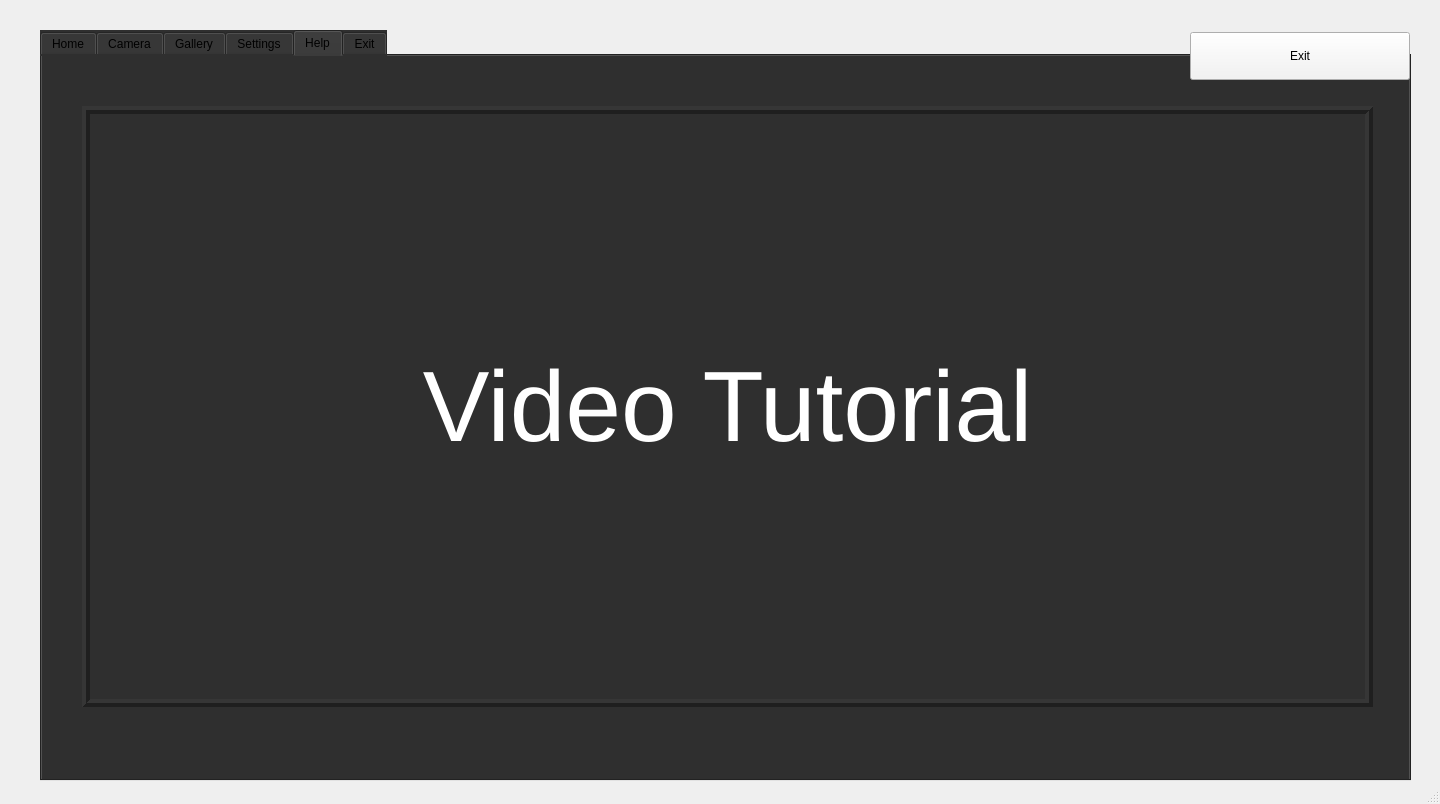
<?xml version="1.0" encoding="UTF-8"?>
<ui version="4.0">
 <class>MainWindow</class>
 <widget class="QMainWindow" name="MainWindow">
  <property name="geometry">
   <rect>
    <x>0</x>
    <y>0</y>
    <width>1440</width>
    <height>804</height>
   </rect>
  </property>
  <property name="windowTitle">
   <string>MainWindow</string>
  </property>
  <property name="windowIcon">
   <iconset resource="res.qrc">
    <normaloff>:/image/logo.jpg</normaloff>:/image/logo.jpg</iconset>
  </property>
  <widget class="QWidget" name="centralwidget">
   <widget class="QWidget" name="widget" native="true">
    <property name="geometry">
     <rect>
      <x>30</x>
      <y>20</y>
      <width>1391</width>
      <height>781</height>
     </rect>
    </property>
    <widget class="QTabWidget" name="tabWidget">
     <property name="geometry">
      <rect>
       <x>10</x>
       <y>10</y>
       <width>1371</width>
       <height>751</height>
      </rect>
     </property>
     <property name="layoutDirection">
      <enum>Qt::LeftToRight</enum>
     </property>
     <property name="autoFillBackground">
      <bool>false</bool>
     </property>
     <property name="styleSheet">
      <string notr="true">background-color: rgb(47, 47, 47);</string>
     </property>
     <property name="tabPosition">
      <enum>QTabWidget::North</enum>
     </property>
     <property name="tabShape">
      <enum>QTabWidget::Rounded</enum>
     </property>
     <property name="currentIndex">
      <number>4</number>
     </property>
     <property name="iconSize">
      <size>
       <width>159</width>
       <height>40</height>
      </size>
     </property>
     <property name="elideMode">
      <enum>Qt::ElideLeft</enum>
     </property>
     <property name="usesScrollButtons">
      <bool>false</bool>
     </property>
     <property name="movable">
      <bool>false</bool>
     </property>
     <widget class="QWidget" name="Home">
      <property name="styleSheet">
       <string notr="true">background-color: rgb(47, 47, 47);
</string>
      </property>
      <attribute name="icon">
       <iconset>
        <normalon>home.jpg</normalon>
       </iconset>
      </attribute>
      <attribute name="title">
       <string>Home</string>
      </attribute>
      <widget class="QLabel" name="labelHome">
       <property name="geometry">
        <rect>
         <x>40</x>
         <y>50</y>
         <width>1291</width>
         <height>601</height>
        </rect>
       </property>
       <property name="styleSheet">
        <string notr="true">color: white;
font-size: 100px;
</string>
       </property>
       <property name="frameShape">
        <enum>QFrame::Box</enum>
       </property>
       <property name="frameShadow">
        <enum>QFrame::Raised</enum>
       </property>
       <property name="lineWidth">
        <number>4</number>
       </property>
       <property name="text">
        <string>Camera Feed</string>
       </property>
       <property name="alignment">
        <set>Qt::AlignCenter</set>
       </property>
      </widget>
     </widget>
     <widget class="QWidget" name="Camera">
      <property name="styleSheet">
       <string notr="true">color: rgb(0, 0, 0);</string>
      </property>
      <attribute name="icon">
       <iconset>
        <normalon>camera.jpg</normalon>
       </iconset>
      </attribute>
      <attribute name="title">
       <string>Camera</string>
      </attribute>
      <widget class="QWidget" name="widget_3" native="true">
       <property name="geometry">
        <rect>
         <x>30</x>
         <y>20</y>
         <width>1311</width>
         <height>651</height>
        </rect>
       </property>
       <widget class="QLabel" name="labelCameraFeed">
        <property name="geometry">
         <rect>
          <x>520</x>
          <y>90</y>
          <width>781</width>
          <height>531</height>
         </rect>
        </property>
        <property name="styleSheet">
         <string notr="true">color: rgb(255, 255, 255);
font-size: 100px;</string>
        </property>
        <property name="frameShape">
         <enum>QFrame::Box</enum>
        </property>
        <property name="frameShadow">
         <enum>QFrame::Raised</enum>
        </property>
        <property name="lineWidth">
         <number>4</number>
        </property>
        <property name="text">
         <string>Camera Feed</string>
        </property>
        <property name="alignment">
         <set>Qt::AlignCenter</set>
        </property>
       </widget>
       <widget class="QPushButton" name="btnStart">
        <property name="geometry">
         <rect>
          <x>290</x>
          <y>20</y>
          <width>101</width>
          <height>31</height>
         </rect>
        </property>
        <property name="styleSheet">
         <string notr="true">background-color: rgb(247, 247, 247);
font-size: 18px</string>
        </property>
        <property name="text">
         <string>Start</string>
        </property>
       </widget>
       <widget class="QPushButton" name="btnStop">
        <property name="geometry">
         <rect>
          <x>400</x>
          <y>20</y>
          <width>101</width>
          <height>31</height>
         </rect>
        </property>
        <property name="styleSheet">
         <string notr="true">background-color: rgb(247, 247, 247);
font-size: 18px</string>
        </property>
        <property name="text">
         <string>Stop</string>
        </property>
       </widget>
       <widget class="QComboBox" name="selectCamera">
        <property name="geometry">
         <rect>
          <x>10</x>
          <y>20</y>
          <width>261</width>
          <height>31</height>
         </rect>
        </property>
        <property name="styleSheet">
         <string notr="true">background-color: rgb(247, 247, 247);
font-size: 18px</string>
        </property>
        <property name="currentText">
         <string>Select Camera</string>
        </property>
        <property name="placeholderText">
         <string/>
        </property>
        <item>
         <property name="text">
          <string>Select Camera</string>
         </property>
        </item>
       </widget>
       <widget class="QLabel" name="label_10">
        <property name="geometry">
         <rect>
          <x>10</x>
          <y>410</y>
          <width>491</width>
          <height>211</height>
         </rect>
        </property>
        <property name="frameShape">
         <enum>QFrame::Box</enum>
        </property>
        <property name="frameShadow">
         <enum>QFrame::Raised</enum>
        </property>
        <property name="lineWidth">
         <number>4</number>
        </property>
        <property name="text">
         <string/>
        </property>
       </widget>
       <widget class="QLabel" name="label_13">
        <property name="geometry">
         <rect>
          <x>210</x>
          <y>430</y>
          <width>121</width>
          <height>31</height>
         </rect>
        </property>
        <property name="styleSheet">
         <string notr="true">color: rgb(255, 255, 255);
font-size: 25px;</string>
        </property>
        <property name="text">
         <string>Counter</string>
        </property>
       </widget>
       <widget class="QWidget" name="widget_2" native="true">
        <property name="geometry">
         <rect>
          <x>0</x>
          <y>90</y>
          <width>501</width>
          <height>311</height>
         </rect>
        </property>
        <widget class="QComboBox" name="comboBBox">
         <property name="enabled">
          <bool>true</bool>
         </property>
         <property name="geometry">
          <rect>
           <x>410</x>
           <y>130</y>
           <width>61</width>
           <height>41</height>
          </rect>
         </property>
         <property name="autoFillBackground">
          <bool>false</bool>
         </property>
         <property name="styleSheet">
          <string notr="true">background-color: rgb(247, 247, 247);
color: rgb(0, 0, 0);
font-size: 18px</string>
         </property>
         <item>
          <property name="text">
           <string>On</string>
          </property>
         </item>
         <item>
          <property name="text">
           <string>Off</string>
          </property>
         </item>
        </widget>
        <widget class="QLabel" name="labelAPI">
         <property name="geometry">
          <rect>
           <x>40</x>
           <y>52</y>
           <width>91</width>
           <height>31</height>
          </rect>
         </property>
         <property name="styleSheet">
          <string notr="true">color: rgb(255, 255, 255);
font-size: 25px;</string>
         </property>
         <property name="text">
          <string>API Key</string>
         </property>
        </widget>
        <widget class="QComboBox" name="comboDetection">
         <property name="enabled">
          <bool>true</bool>
         </property>
         <property name="geometry">
          <rect>
           <x>410</x>
           <y>190</y>
           <width>61</width>
           <height>41</height>
          </rect>
         </property>
         <property name="autoFillBackground">
          <bool>false</bool>
         </property>
         <property name="styleSheet">
          <string notr="true">background-color: rgb(247, 247, 247);
color: rgb(0, 0, 0);
font-size: 18px</string>
         </property>
         <item>
          <property name="text">
           <string>On</string>
          </property>
         </item>
         <item>
          <property name="text">
           <string>Off</string>
          </property>
         </item>
        </widget>
        <widget class="QLineEdit" name="apiKey">
         <property name="geometry">
          <rect>
           <x>150</x>
           <y>50</y>
           <width>321</width>
           <height>41</height>
          </rect>
         </property>
         <property name="styleSheet">
          <string notr="true">background-color: rgb(247, 247, 247);
color: rgb(0, 0, 0);
font-size: 18px</string>
         </property>
         <property name="text">
          <string/>
         </property>
        </widget>
        <widget class="QLabel" name="labelBoundingBox">
         <property name="geometry">
          <rect>
           <x>40</x>
           <y>130</y>
           <width>171</width>
           <height>31</height>
          </rect>
         </property>
         <property name="styleSheet">
          <string notr="true">color: rgb(255, 255, 255);
font-size: 25px;</string>
         </property>
         <property name="text">
          <string>Bounding Box</string>
         </property>
        </widget>
        <widget class="QLabel" name="labelDetection">
         <property name="geometry">
          <rect>
           <x>40</x>
           <y>200</y>
           <width>131</width>
           <height>31</height>
          </rect>
         </property>
         <property name="styleSheet">
          <string notr="true">color: rgb(255, 255, 255);
font-size: 25px;</string>
         </property>
         <property name="text">
          <string>Detection</string>
         </property>
        </widget>
        <widget class="QLabel" name="label_9">
         <property name="geometry">
          <rect>
           <x>10</x>
           <y>0</y>
           <width>491</width>
           <height>311</height>
          </rect>
         </property>
         <property name="frameShape">
          <enum>QFrame::Box</enum>
         </property>
         <property name="frameShadow">
          <enum>QFrame::Raised</enum>
         </property>
         <property name="lineWidth">
          <number>4</number>
         </property>
         <property name="text">
          <string/>
         </property>
        </widget>
        <zorder>label_9</zorder>
        <zorder>apiKey</zorder>
        <zorder>labelBoundingBox</zorder>
        <zorder>labelDetection</zorder>
        <zorder>labelAPI</zorder>
        <zorder>comboDetection</zorder>
        <zorder>comboBBox</zorder>
       </widget>
       <zorder>widget_2</zorder>
       <zorder>labelCameraFeed</zorder>
       <zorder>btnStart</zorder>
       <zorder>btnStop</zorder>
       <zorder>selectCamera</zorder>
       <zorder>label_10</zorder>
       <zorder>label_13</zorder>
      </widget>
     </widget>
     <widget class="QWidget" name="Gallery">
      <attribute name="icon">
       <iconset>
        <normalon>gallery.jpg</normalon>
       </iconset>
      </attribute>
      <attribute name="title">
       <string>Gallery</string>
      </attribute>
      <widget class="QWidget" name="widget_4" native="true">
       <property name="geometry">
        <rect>
         <x>20</x>
         <y>20</y>
         <width>1331</width>
         <height>661</height>
        </rect>
       </property>
       <widget class="QWidget" name="layoutWidget">
        <property name="geometry">
         <rect>
          <x>10</x>
          <y>350</y>
          <width>1291</width>
          <height>261</height>
         </rect>
        </property>
        <layout class="QHBoxLayout" name="horizontalLayout_2">
         <item>
          <widget class="QLabel" name="label_17">
           <property name="styleSheet">
            <string notr="true">color: rgb(255, 255, 255);
font-size: 25px;</string>
           </property>
           <property name="frameShape">
            <enum>QFrame::Box</enum>
           </property>
           <property name="frameShadow">
            <enum>QFrame::Raised</enum>
           </property>
           <property name="lineWidth">
            <number>3</number>
           </property>
           <property name="text">
            <string>Video</string>
           </property>
           <property name="alignment">
            <set>Qt::AlignCenter</set>
           </property>
          </widget>
         </item>
         <item>
          <widget class="QLabel" name="label_18">
           <property name="styleSheet">
            <string notr="true">color: rgb(255, 255, 255);
font-size: 25px;</string>
           </property>
           <property name="frameShape">
            <enum>QFrame::Box</enum>
           </property>
           <property name="frameShadow">
            <enum>QFrame::Raised</enum>
           </property>
           <property name="lineWidth">
            <number>3</number>
           </property>
           <property name="text">
            <string>Video</string>
           </property>
           <property name="alignment">
            <set>Qt::AlignCenter</set>
           </property>
          </widget>
         </item>
         <item>
          <widget class="QLabel" name="label_19">
           <property name="styleSheet">
            <string notr="true">color: rgb(255, 255, 255);
font-size: 25px;</string>
           </property>
           <property name="frameShape">
            <enum>QFrame::Box</enum>
           </property>
           <property name="frameShadow">
            <enum>QFrame::Raised</enum>
           </property>
           <property name="lineWidth">
            <number>3</number>
           </property>
           <property name="text">
            <string>Video</string>
           </property>
           <property name="alignment">
            <set>Qt::AlignCenter</set>
           </property>
          </widget>
         </item>
        </layout>
       </widget>
       <widget class="QScrollBar" name="verticalScrollBar">
        <property name="geometry">
         <rect>
          <x>1310</x>
          <y>10</y>
          <width>21</width>
          <height>631</height>
         </rect>
        </property>
        <property name="orientation">
         <enum>Qt::Vertical</enum>
        </property>
       </widget>
       <widget class="QWidget" name="layoutWidget">
        <property name="geometry">
         <rect>
          <x>20</x>
          <y>30</y>
          <width>1271</width>
          <height>261</height>
         </rect>
        </property>
        <layout class="QHBoxLayout" name="horizontalLayout">
         <item>
          <widget class="QLabel" name="label">
           <property name="styleSheet">
            <string notr="true">color: rgb(255, 255, 255);
font-size: 25px;</string>
           </property>
           <property name="frameShape">
            <enum>QFrame::Box</enum>
           </property>
           <property name="frameShadow">
            <enum>QFrame::Raised</enum>
           </property>
           <property name="lineWidth">
            <number>3</number>
           </property>
           <property name="text">
            <string>Video</string>
           </property>
           <property name="alignment">
            <set>Qt::AlignCenter</set>
           </property>
          </widget>
         </item>
         <item>
          <widget class="QLabel" name="label_15">
           <property name="styleSheet">
            <string notr="true">color: rgb(255, 255, 255);
font-size: 25px;</string>
           </property>
           <property name="frameShape">
            <enum>QFrame::Box</enum>
           </property>
           <property name="frameShadow">
            <enum>QFrame::Raised</enum>
           </property>
           <property name="lineWidth">
            <number>3</number>
           </property>
           <property name="text">
            <string>Video</string>
           </property>
           <property name="alignment">
            <set>Qt::AlignCenter</set>
           </property>
          </widget>
         </item>
         <item>
          <widget class="QLabel" name="label_14">
           <property name="styleSheet">
            <string notr="true">color: rgb(255, 255, 255);
font-size: 25px;</string>
           </property>
           <property name="frameShape">
            <enum>QFrame::Box</enum>
           </property>
           <property name="frameShadow">
            <enum>QFrame::Raised</enum>
           </property>
           <property name="lineWidth">
            <number>3</number>
           </property>
           <property name="text">
            <string>Video</string>
           </property>
           <property name="alignment">
            <set>Qt::AlignCenter</set>
           </property>
          </widget>
         </item>
        </layout>
       </widget>
      </widget>
     </widget>
     <widget class="QWidget" name="Settings">
      <attribute name="icon">
       <iconset>
        <normalon>settings.jpg</normalon>
       </iconset>
      </attribute>
      <attribute name="title">
       <string>Settings</string>
      </attribute>
      <widget class="QTabWidget" name="tabWidget_2">
       <property name="geometry">
        <rect>
         <x>330</x>
         <y>100</y>
         <width>681</width>
         <height>481</height>
        </rect>
       </property>
       <property name="tabShape">
        <enum>QTabWidget::Rounded</enum>
       </property>
       <property name="currentIndex">
        <number>1</number>
       </property>
       <widget class="QWidget" name="tab">
        <attribute name="title">
         <string>File </string>
        </attribute>
        <widget class="QPushButton" name="btnSaveFile">
         <property name="geometry">
          <rect>
           <x>295</x>
           <y>360</y>
           <width>93</width>
           <height>28</height>
          </rect>
         </property>
         <property name="styleSheet">
          <string notr="true">background-color: rgb(255, 255, 255);
font-size: 18px</string>
         </property>
         <property name="text">
          <string>Save</string>
         </property>
        </widget>
        <widget class="QLabel" name="labelFileLocation">
         <property name="geometry">
          <rect>
           <x>50</x>
           <y>150</y>
           <width>141</width>
           <height>41</height>
          </rect>
         </property>
         <property name="styleSheet">
          <string notr="true">color: white;
font-size: 20px;
</string>
         </property>
         <property name="text">
          <string>File Location</string>
         </property>
        </widget>
        <widget class="QToolButton" name="btnBrowse">
         <property name="geometry">
          <rect>
           <x>510</x>
           <y>220</y>
           <width>103</width>
           <height>42</height>
          </rect>
         </property>
         <property name="styleSheet">
          <string notr="true">background-color: rgb(247, 247, 247);
font-size: 18px</string>
         </property>
         <property name="text">
          <string>Browse</string>
         </property>
        </widget>
        <widget class="QLineEdit" name="lineLocation">
         <property name="geometry">
          <rect>
           <x>47</x>
           <y>220</y>
           <width>463</width>
           <height>41</height>
          </rect>
         </property>
         <property name="styleSheet">
          <string notr="true">background-color: rgb(247, 247, 247);
color: rgb(0, 0, 0);
font-size: 18px</string>
         </property>
         <property name="text">
          <string/>
         </property>
        </widget>
       </widget>
       <widget class="QWidget" name="tab_2">
        <attribute name="title">
         <string>Security</string>
        </attribute>
        <widget class="QPushButton" name="btnSaveSecurity">
         <property name="geometry">
          <rect>
           <x>295</x>
           <y>360</y>
           <width>93</width>
           <height>28</height>
          </rect>
         </property>
         <property name="styleSheet">
          <string notr="true">background-color: rgb(255, 255, 255);
font-size: 18px</string>
         </property>
         <property name="text">
          <string>Save</string>
         </property>
        </widget>
        <widget class="QLineEdit" name="lineOldUname">
         <property name="geometry">
          <rect>
           <x>290</x>
           <y>100</y>
           <width>311</width>
           <height>41</height>
          </rect>
         </property>
         <property name="styleSheet">
          <string notr="true">background-color: rgb(247, 247, 247);
color: rgb(0, 0, 0);
font-size: 18px</string>
         </property>
        </widget>
        <widget class="QLabel" name="labelOldUname">
         <property name="geometry">
          <rect>
           <x>81</x>
           <y>100</y>
           <width>151</width>
           <height>31</height>
          </rect>
         </property>
         <property name="styleSheet">
          <string notr="true">color: rgb(255, 255, 255);
font-size: 20px;</string>
         </property>
         <property name="text">
          <string>Old Username  :</string>
         </property>
        </widget>
        <widget class="QLabel" name="labelNewUname">
         <property name="geometry">
          <rect>
           <x>80</x>
           <y>160</y>
           <width>151</width>
           <height>31</height>
          </rect>
         </property>
         <property name="styleSheet">
          <string notr="true">color: rgb(255, 255, 255);
font-size: 20px;</string>
         </property>
         <property name="text">
          <string>New Username  :</string>
         </property>
        </widget>
        <widget class="QLineEdit" name="lineNewUname">
         <property name="geometry">
          <rect>
           <x>289</x>
           <y>160</y>
           <width>311</width>
           <height>41</height>
          </rect>
         </property>
         <property name="styleSheet">
          <string notr="true">background-color: rgb(247, 247, 247);
color: rgb(0, 0, 0);
font-size: 18px</string>
         </property>
        </widget>
        <widget class="QLabel" name="labelOldPword">
         <property name="geometry">
          <rect>
           <x>80</x>
           <y>220</y>
           <width>151</width>
           <height>31</height>
          </rect>
         </property>
         <property name="styleSheet">
          <string notr="true">color: rgb(255, 255, 255);
font-size: 20px;</string>
         </property>
         <property name="text">
          <string>Old Password  :</string>
         </property>
        </widget>
        <widget class="QLineEdit" name="lineOldPword">
         <property name="geometry">
          <rect>
           <x>289</x>
           <y>220</y>
           <width>311</width>
           <height>41</height>
          </rect>
         </property>
         <property name="styleSheet">
          <string notr="true">background-color: rgb(247, 247, 247);
color: rgb(0, 0, 0);
font-size: 18px</string>
         </property>
        </widget>
        <widget class="QLabel" name="labelNewPword">
         <property name="geometry">
          <rect>
           <x>80</x>
           <y>280</y>
           <width>151</width>
           <height>31</height>
          </rect>
         </property>
         <property name="styleSheet">
          <string notr="true">color: rgb(255, 255, 255);
font-size: 20px;</string>
         </property>
         <property name="text">
          <string>New Password</string>
         </property>
        </widget>
        <widget class="QLineEdit" name="lineNewPword">
         <property name="geometry">
          <rect>
           <x>289</x>
           <y>280</y>
           <width>311</width>
           <height>41</height>
          </rect>
         </property>
         <property name="styleSheet">
          <string notr="true">background-color: rgb(247, 247, 247);
color: rgb(0, 0, 0);
font-size: 18px</string>
         </property>
        </widget>
       </widget>
      </widget>
     </widget>
     <widget class="QWidget" name="Help">
      <attribute name="icon">
       <iconset>
        <normalon>help.jpg</normalon>
       </iconset>
      </attribute>
      <attribute name="title">
       <string>Help</string>
      </attribute>
      <widget class="QLabel" name="labelHelp">
       <property name="geometry">
        <rect>
         <x>40</x>
         <y>50</y>
         <width>1291</width>
         <height>601</height>
        </rect>
       </property>
       <property name="styleSheet">
        <string notr="true">color: white;
font-size: 100px;</string>
       </property>
       <property name="frameShape">
        <enum>QFrame::Box</enum>
       </property>
       <property name="frameShadow">
        <enum>QFrame::Raised</enum>
       </property>
       <property name="lineWidth">
        <number>4</number>
       </property>
       <property name="text">
        <string>Video Tutorial</string>
       </property>
       <property name="alignment">
        <set>Qt::AlignCenter</set>
       </property>
      </widget>
     </widget>
     <widget class="QWidget" name="Exit">
      <attribute name="icon">
       <iconset>
        <normalon>exit.jpg</normalon>
       </iconset>
      </attribute>
      <attribute name="title">
       <string>Exit</string>
      </attribute>
     </widget>
    </widget>
    <widget class="QPushButton" name="btnMainExit">
     <property name="geometry">
      <rect>
       <x>1160</x>
       <y>12</y>
       <width>220</width>
       <height>48</height>
      </rect>
     </property>
     <property name="styleSheet">
      <string notr="true">background-color: rgb(243, 243, 243);</string>
     </property>
     <property name="text">
      <string>Exit</string>
     </property>
     <property name="icon">
      <iconset>
       <normaloff>exit.jpg</normaloff>exit.jpg</iconset>
     </property>
     <property name="iconSize">
      <size>
       <width>200</width>
       <height>40</height>
      </size>
     </property>
     <property name="checkable">
      <bool>false</bool>
     </property>
    </widget>
   </widget>
  </widget>
  <widget class="QStatusBar" name="statusbar"/>
 </widget>
 <resources>
  <include location="res.qrc"/>
 </resources>
 <connections/>
</ui>
